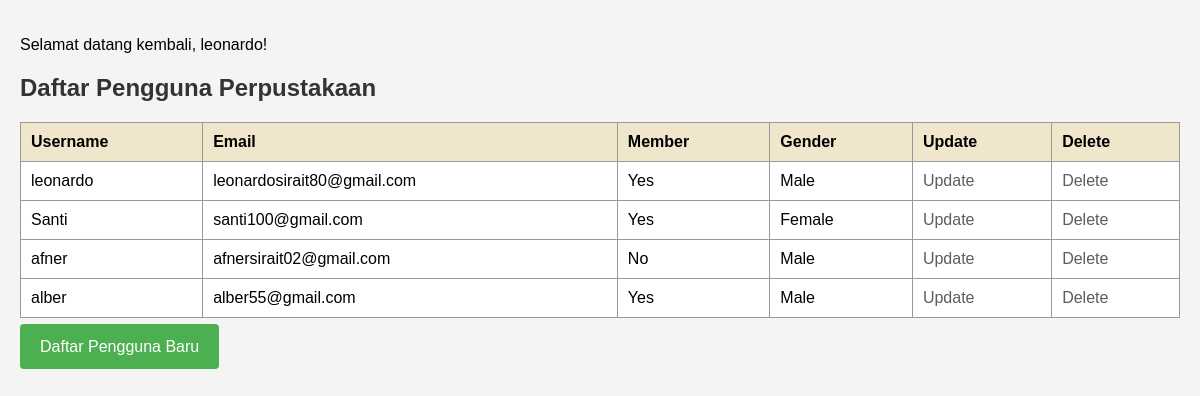
/index.php (signed in), run on the app's committed database.
### tables this page shows
CREATE TABLE `users` (
  `id` int(11) NOT NULL,
  `username` varchar(50) NOT NULL,
  `password` varchar(255) NOT NULL,
  `email` varchar(100) NOT NULL,
  `member` tinyint(1) NOT NULL,
  `gender` varchar(10) NOT NULL,
  `browser_info` text DEFAULT NULL,
  `ip_address` varchar(45) DEFAULT NULL
);

### index.php (the view, shortened to what this page needs)
<!DOCTYPE html>
<html>
<head>
    <link rel="stylesheet" type="text/css" href="./styles.css">
</head>
<body>
    <?php
    if(isset($_COOKIE['last_registered_username'])) {
        echo "<p>Selamat datang kembali, " . htmlspecialchars($_COOKIE['last_registered_username']) . "!</p>";
    }
    ?>
    <h2>Daftar Pengguna Perpustakaan</h2>
    <table border="1">
        <tr>
            <th>Username</th>
            <th>Email</th>
            <th>Member</th>
            <th>Gender</th>
            <th>Update</th>
            <th>Delete</th>
        </tr>
        <?php
        include 'db.php';
        $result = $conn->query("SELECT id, username, email, member, gender FROM users");
        while ($row = $result->fetch_assoc()) {
            echo "<tr>
                    <td>{$row['username']}</td>
                    <td>{$row['email']}</td>
                    <td>" . ($row['member'] ? 'Yes' : 'No') . "</td>
                    <td>{$row['gender']}</td>
                    <td><a href='update_user.php?id={$row['id']}'>Update</a></td>
                    <td><a href='delete_user.php?id={$row['id']}' onclick='return confirm(\"Are you sure you want to delete this user?\");'>Delete</a></td>
                  </tr>";
        }
        ?>
    </table>
    <a id="daftar" href="register.html">Daftar Pengguna Baru</a>
</body>
</html>

### styles.css (style rules this page uses)
body { font-family: 'Arial', sans-serif; background-color: #f4f4f4; margin: 0; padding: 20px; }
h2 { color: #333; }
table { width: 100%; border-collapse: collapse; margin-bottom: 20px; }
table, th, td { border: 1px solid #999; padding: 10px; text-align: left; }
th { background-color: #f0e6cc; }
td { background-color: #fff; }
a { color: #5D5C61; text-decoration: none; }
#daftar { color: white; text-decoration: none; width: 50px; background-color: #4CAF50; padding: 14px 20px; margin: 8px 0; border: none; border-radius: 4px; cursor: pointer; }

### data on the page
users: username "leonardo", email "leonardosirait80@gmail.com", member "Yes", gender "Male"
users: username "Santi", email "santi100@gmail.com", member "Yes", gender "Female"
users: username "afner", email "afnersirait02@gmail.com", member "No", gender "Male"
users: username "alber", email "alber55@gmail.com", member "Yes", gender "Male"

### other printed values
$_COOKIE['last_registered_username'] "leonardo"
